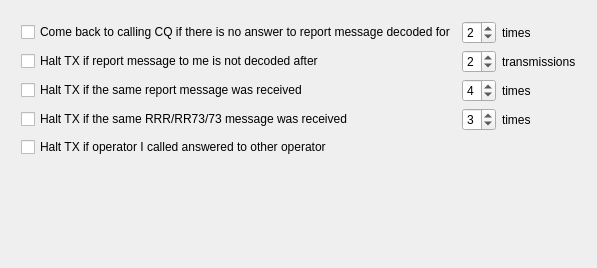
     <widget class="QWidget" name="sequencing_tab">
      <attribute name="title">
       <string>Sequencing</string>
      </attribute>
      <layout class="QGridLayout" name="gridLayout_34">
       <item row="0" column="0">
        <layout class="QVBoxLayout" name="verticalLayout_15" stretch="0,1,5">
         <item>
          <spacer name="verticalSpacer_15">
           <property name="orientation">
            <enum>Qt::Vertical</enum>
           </property>
           <property name="sizeHint" stdset="0">
            <size>
             <width>7</width>
             <height>10</height>
            </size>
           </property>
          </spacer>
         </item>
         <item>
          <layout class="QHBoxLayout" name="horizontalLayout_27" stretch="0,1,2">
           <item>
            <spacer name="horizontalSpacer_18">
             <property name="orientation">
              <enum>Qt::Horizontal</enum>
             </property>
             <property name="sizeHint" stdset="0">
              <size>
               <width>10</width>
               <height>20</height>
              </size>
             </property>
            </spacer>
           </item>
           <item>
            <layout class="QGridLayout" name="gridLayout_33" columnstretch="0,0,0">
             <item row="2" column="1">
              <widget class="QSpinBox" name="sbHaltTxSameMsgRprt">
               <property name="enabled">
                <bool>true</bool>
               </property>
               <property name="minimum">
                <number>2</number>
               </property>
               <property name="maximum">
                <number>5</number>
               </property>
               <property name="value">
                <number>4</number>
               </property>
              </widget>
             </item>
             <item row="0" column="0">
              <widget class="QCheckBox" name="backToCQ_checkBox">
               <property name="enabled">
                <bool>true</bool>
               </property>
               <property name="toolTip">
                <string>&lt;html&gt;&lt;head/&gt;&lt;body&gt;&lt;p&gt;Calling CQ scenario.&lt;/p&gt;&lt;/body&gt;&lt;/html&gt;</string>
               </property>
               <property name="text">
                <string>Come back to calling CQ if there is no answer to report message decoded for</string>
               </property>
              </widget>
             </item>
             <item row="0" column="1">
              <widget class="QSpinBox" name="sbBackToCQ">
               <property name="enabled">
                <bool>true</bool>
               </property>
               <property name="minimum">
                <number>1</number>
               </property>
               <property name="maximum">
                <number>5</number>
               </property>
               <property name="value">
                <number>2</number>
               </property>
              </widget>
             </item>
             <item row="0" column="2">
              <widget class="QLabel" name="label_23">
               <property name="enabled">
                <bool>true</bool>
               </property>
               <property name="text">
                <string>times</string>
               </property>
              </widget>
             </item>
             <item row="1" column="0">
              <widget class="QCheckBox" name="retransmitMsg_checkBox">
               <property name="enabled">
                <bool>true</bool>
               </property>
               <property name="toolTip">
                <string>&lt;html&gt;&lt;head/&gt;&lt;body&gt;&lt;p&gt;Replaying to CQ  or calling any operator with the report message scenario.&lt;/p&gt;&lt;/body&gt;&lt;/html&gt;</string>
               </property>
               <property name="text">
                <string>Halt TX if report message to me is not decoded after</string>
               </property>
              </widget>
             </item>
             <item row="2" column="2">
              <widget class="QLabel" name="label_27">
               <property name="enabled">
                <bool>true</bool>
               </property>
               <property name="text">
                <string>times</string>
               </property>
              </widget>
             </item>
             <item row="1" column="1">
              <widget class="QSpinBox" name="sbRetransmitMsg">
               <property name="enabled">
                <bool>true</bool>
               </property>
               <property name="minimum">
                <number>1</number>
               </property>
               <property name="maximum">
                <number>5</number>
               </property>
               <property name="value">
                <number>2</number>
               </property>
              </widget>
             </item>
             <item row="1" column="2">
              <widget class="QLabel" name="label_26">
               <property name="enabled">
                <bool>true</bool>
               </property>
               <property name="text">
                <string>transmissions</string>
               </property>
              </widget>
             </item>
             <item row="4" column="0">
              <widget class="QCheckBox" name="haltTxReplyOther_checkBox">
               <property name="enabled">
                <bool>true</bool>
               </property>
               <property name="text">
                <string>Halt TX if operator I called answered to other operator</string>
               </property>
              </widget>
             </item>
             <item row="2" column="0">
              <widget class="QCheckBox" name="haltTxSameMsgRprt_checkBox">
               <property name="enabled">
                <bool>true</bool>
               </property>
               <property name="text">
                <string>Halt TX if the same report message was received</string>
               </property>
              </widget>
             </item>
             <item row="3" column="0">
              <widget class="QCheckBox" name="haltTxSameMsg73_checkBox">
               <property name="enabled">
                <bool>true</bool>
               </property>
               <property name="text">
                <string>Halt TX if the same RRR/RR73/73 message was received</string>
               </property>
              </widget>
             </item>
             <item row="3" column="1">
              <widget class="QSpinBox" name="sbHaltTxSameMsg73">
               <property name="enabled">
                <bool>true</bool>
               </property>
               <property name="minimum">
                <number>2</number>
               </property>
               <property name="maximum">
                <number>5</number>
               </property>
               <property name="value">
                <number>3</number>
               </property>
              </widget>
             </item>
             <item row="3" column="2">
              <widget class="QLabel" name="label_28">
               <property name="text">
                <string>times</string>
               </property>
              </widget>
             </item>
            </layout>
           </item>
           <item>
            <spacer name="horizontalSpacer_17">
             <property name="orientation">
              <enum>Qt::Horizontal</enum>
             </property>
             <property name="sizeHint" stdset="0">
              <size>
               <width>10</width>
               <height>20</height>
              </size>
             </property>
            </spacer>
           </item>
          </layout>
         </item>
         <item>
          <spacer name="verticalSpacer_11">
           <property name="orientation">
            <enum>Qt::Vertical</enum>
           </property>
           <property name="sizeHint" stdset="0">
            <size>
             <width>7</width>
             <height>100</height>
            </size>
           </property>
          </spacer>
         </item>
        </layout>
       </item>
      </layout>
     </widget>
